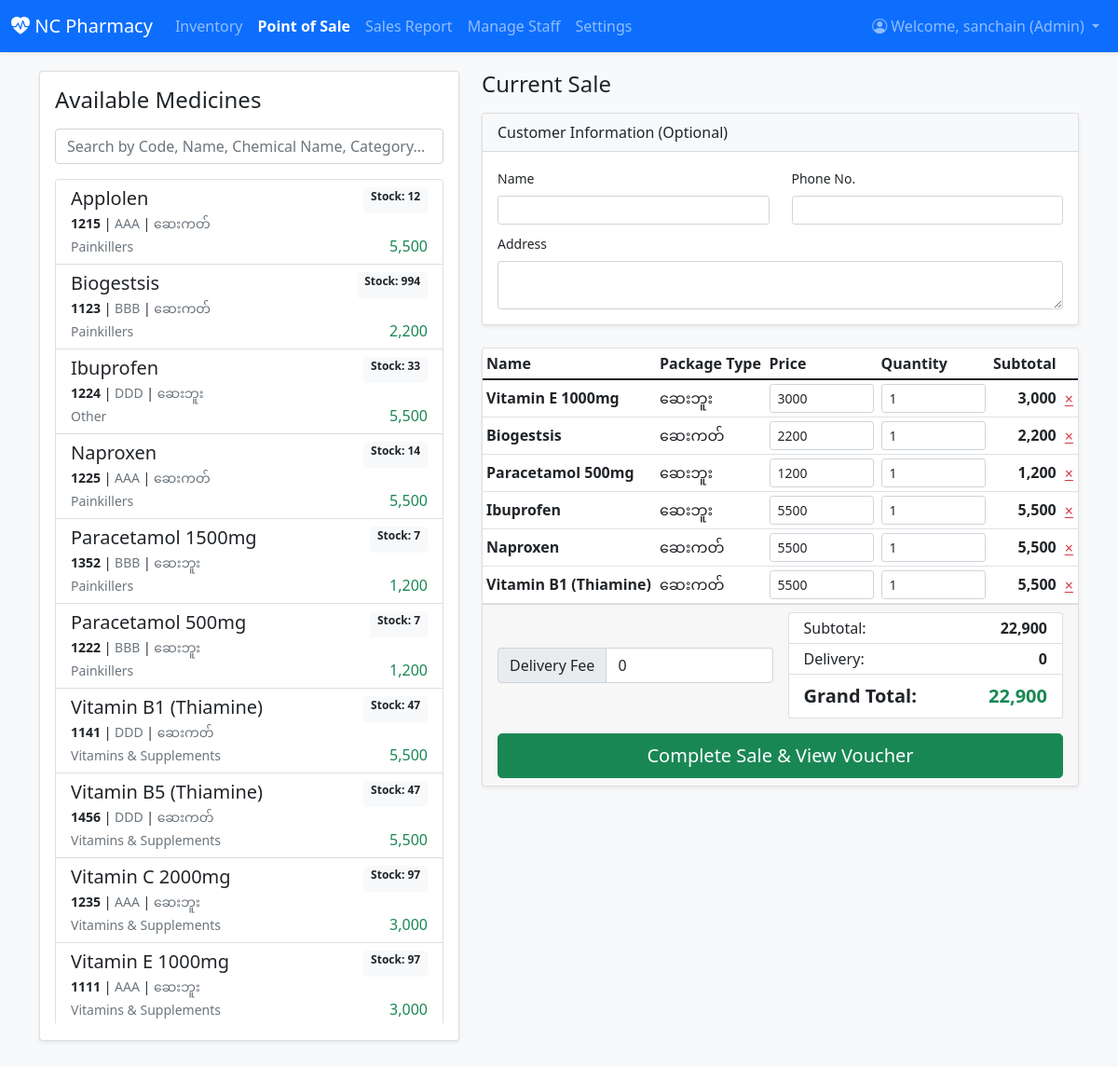
Page /pos/?sale_id=2 (signed in) on the earlier database version.
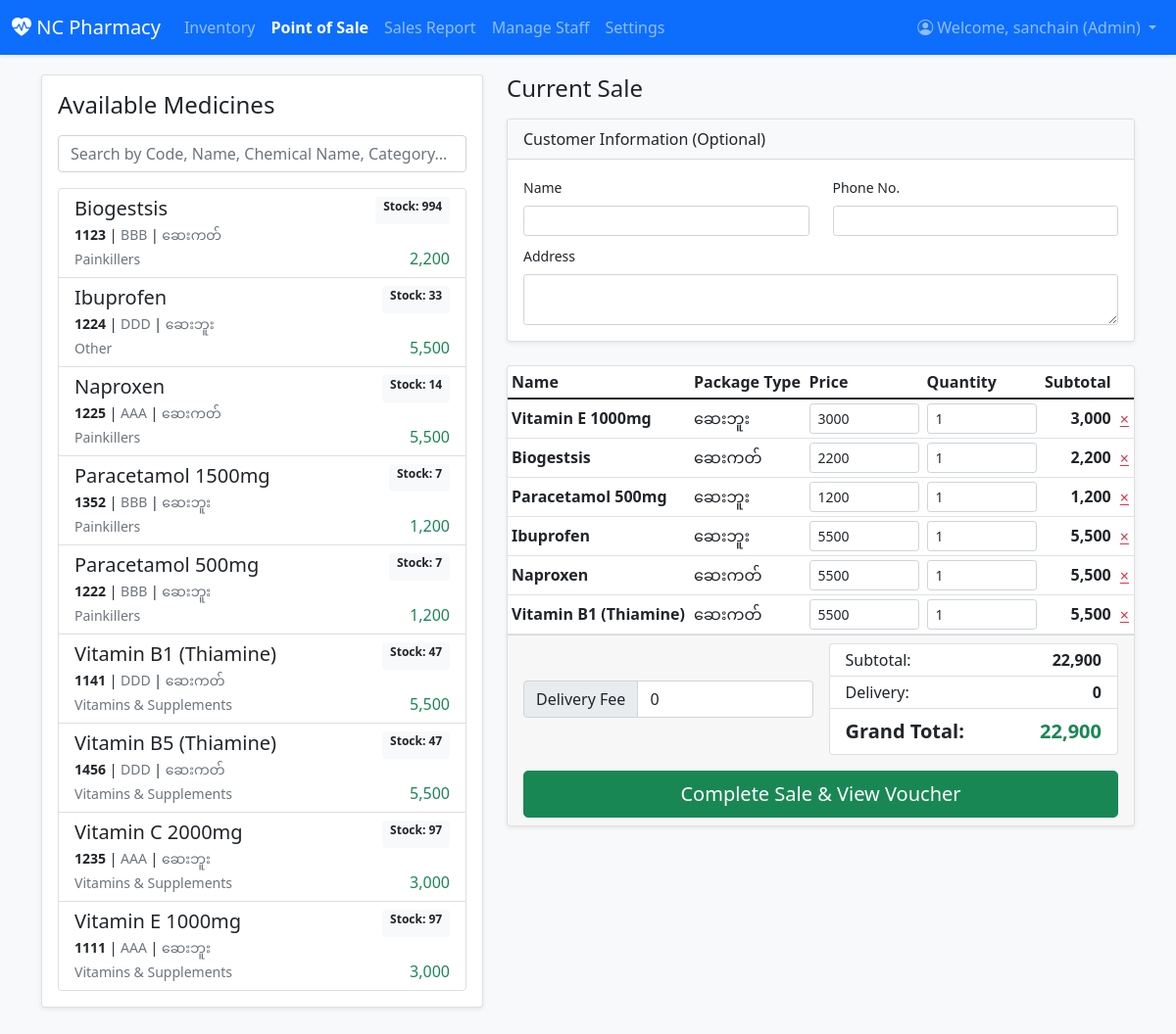
Same page on the later database version.
### inventory/models.py (models this page shows, shortened)
class Medicine(models.Model):
    CATEGORY_CHOICES = [
        ('Tablet', 'Tablet'),
        ('Syrup', 'Syrup'),
        ('Injection', 'Injection'),
        ('Cream', 'Cream'),
        ('Instrument', 'Instrument'),
        ('Other', 'Other'),
    ]
    code = models.CharField(max_length=50, blank=True, verbose_name="Code")
    name = models.CharField(max_length=100, verbose_name="Name")
    brand_name = models.CharField(max_length=100, blank=True, verbose_name="Chemical Name")
    category = models.CharField(max_length=50, choices=CATEGORY_CHOICES, default='Other', verbose_name="Category")
    unit_per_package = models.PositiveIntegerField(default=1, verbose_name="Units/Pkg")
    package_type = models.CharField(max_length=50, blank=True, verbose_name="Package Type")
    quantity = models.PositiveIntegerField(default=0, verbose_name="Stock Quantity")
    purchase_price = models.IntegerField(default=0, verbose_name="Buy Price")
    selling_price = models.IntegerField(default=0, verbose_name="Sell Price")
    purchase_date = models.DateField(null=True, blank=True, verbose_name="Buy Date")
    expiry_date = models.DateField(verbose_name="Expire Date")
    added_date = models.DateTimeField(auto_now_add=True)
    description = models.TextField(blank=True)
    dosage_form = models.CharField(max_length=100, blank=True)
    supplier_name = models.CharField(max_length=100, blank=True)
    storage_info = models.TextField(blank=True)
    location = models.CharField(max_length=100, blank=True)
    is_active = models.BooleanField(default=True, verbose_name="Is Active")
    class Meta:
        ordering = ['name']

### inventory/views.py (the view, shortened to what this page needs)
# urls.py: path('pos/', pos_view, name='pos'),
@login_required(login_url='/login/')
def pos_view(request):
    if not user_has_permission(request.user, 'add_sale'):
        messages.error(request, "You do not have permission to access the Point of Sale.")
        return redirect('dashboard')
    medicines = Medicine.objects.filter(quantity__gt=0, is_active=True)
    sale_to_modify = None
    sale_id = request.GET.get('sale_id')
    if sale_id and user_has_permission(request.user, 'change_sale'):
        try:
            sale_to_modify = Sale.objects.get(pk=sale_id)
        except Sale.DoesNotExist:
            pass
    return render(request, 'inventory/pos.html', {'medicines': medicines, 'sale_to_modify': sale_to_modify})

### inventory/views.py (called while the page is built)
def is_admin(user):
    return user.is_authenticated and hasattr(user, 'profile') and user.profile.role == 'admin'

def user_has_permission(user, perm_codename):
    if not user.is_authenticated or not hasattr(user, 'profile'):
        return False
    if is_admin(user):
        return True
    return user.profile.permissions.filter(codename=perm_codename).exists()

### inventory/templates/inventory/pos.html (shortened to what the changed rows need)
{% extends 'inventory/base.html' %}
{% load humanize %}
{% block content %}
<div class="row g-4">
    <div class="col-lg-5">
        <div class="card shadow-sm h-100">
            <div class="card-body d-flex flex-column">
                <h2 class="h4 mb-3">Available Medicines</h2>
                <div id="medicine-list" class="list-group custom-scrollbar" style="overflow-y: auto; max-height: 75vh;">
                    {% for medicine in medicines %}
                    <a href="#" class="list-group-item list-group-item-action medicine-item"
                       data-id="{{ medicine.pk }}"
                       data-code="{{ medicine.code }}"
                       data-name="{{ medicine.name }}"
                       data-brand="{{ medicine.brand_name }}"
                       data-category="{{ medicine.get_category_display }}"
                       data-price="{{ medicine.selling_price }}"
                       data-stock="{{ medicine.quantity }}"
                       data-package-type="{{ medicine.package_type }}">
                        <div class="d-flex w-100 justify-content-between">
                            <h5 class="mb-1 search-name">{{ medicine.name }}</h5>
                            <span class="badge bg-light text-dark">Stock: {{ medicine.quantity }}</span>
                        </div>
                        <p class="mb-1 small">
                            <span class="fw-bold search-code">{{ medicine.code }}</span> |
                            <span class="text-muted search-brand">{{ medicine.brand_name }}</span> |
                            <span class="text-muted search-package">{{ medicine.package_type }}</span>
                        </p>
                        <div class="d-flex justify-content-between align-items-center">
                            <small class="text-muted search-category">{{ medicine.get_category_display }}</small>
                            <p class="mb-0 h6 text-success"> {{ medicine.selling_price|floatformat:0|intcomma }}</p>
                        </div>
                    </a>
                    {% empty %}
                    <p class="text-center text-muted mt-3">No medicines in stock.</p>
                    {% endfor %}
                </div>
            </div>
        </div>
    </div>
    <div class="col-lg-7">
        <h2 class="h4 mb-3">Current Sale</h2>
        <div class="card shadow-sm">
            <div class="card-body p-0" style="max-height: 35vh; overflow-y: auto;">
                <div class="table-responsive">
                    <table class="table table-sm mb-0">
                        <thead>
                            <tr>
                                <th>Name</th>
                                <th>Package Type</th>
                                <th style="width: 120px;">Price</th>
                                <th style="width: 120px;">Quantity</th>
                                <th class="text-end">Subtotal</th>
                                <th></th>
                            </tr>
                        </thead>
                    </table>
                </div>
            </div>
        </div>
    </div>
</div>
{% endblock %}

Differences in the rows shown:
no longer on this page (row edited): Medicine: name "Applolen", quantity "12", code "1215", brand_name "AAA", package_type "ဆေးကတ်", category "Painkillers", selling_price "5,500"
